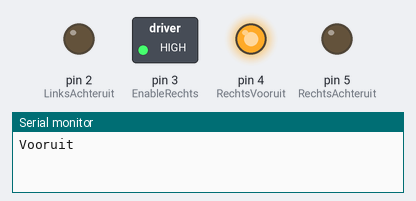
This sketch was run on a simulated Arduino Uno, built with avr-gcc and run on an emulated ATmega328P. Shown: switched loads named in the sketch (green lamp = pin HIGH), output pins drawn as LEDs (lit = HIGH), the last lines printed to the serial monitor. Pins used as bus, display or sensor lines are not drawn.

Above: at 1.5 s.
At 4.5 s:
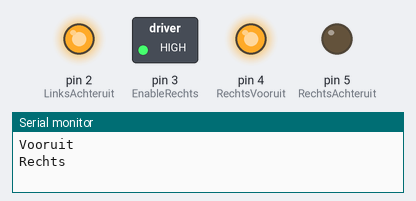
At 8.5 s:
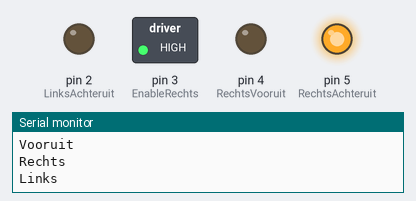
At 12.5 s:
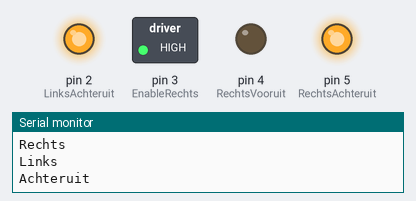
At 16.0 s:
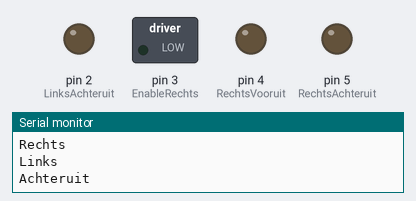
Timing chart, 0 to 23.4 s (numbered marks = the images above):
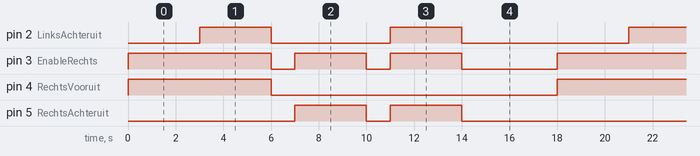

Measured:
- by itself, pin 2 (LinksAchteruit): repeats every 18.0 s: LOW 5.0 s, HIGH 3.0 s, LOW 7.0 s, HIGH 3.0 s
- by itself, pin 3 (EnableRechts): repeats every 18.0 s: 2 × (LOW 1.0 s, HIGH 3.0 s), LOW 4.0 s, HIGH 6.0 s
- by itself, pin 4 (RechtsVooruit): alternates HIGH for 6.0 s and LOW for 12.0 s
- by itself, pin 5 (RechtsAchteruit): repeats every 18.0 s: LOW 1.0 s, HIGH 3.0 s, LOW 11.0 s, HIGH 3.0 s

The sketch:

Drive.ino
```cpp
//Libraries Aanspreken
#include <VirtualWire.h>

//180 draaien = DraaiRechts(1500);

//INTS aanmaken
int LinksVooruit =1;
int LinksAchteruit = 2;
int RechtsVooruit = 4;
int RechtsAchteruit = 5;
int EnableRechts = 3;
int EnableLinks = 0;
int Work = false;

void setup() {
  // put your setup code here, to run once:
  //Zet alle pins als Output
  pinMode(LinksVooruit, OUTPUT);
  pinMode(LinksAchteruit, OUTPUT);
  pinMode(RechtsVooruit, OUTPUT);
  pinMode(RechtsAchteruit, OUTPUT);
  pinMode(EnableLinks, OUTPUT);
  pinMode(EnableRechts, OUTPUT);
  //zorg ervoor dat seriële communicatie enabled is voor de input.
  Serial.begin(9600);
}

void loop() {
  // put your main code here, to run repeatedly:
   //FIRST TEST
  Vooruit(3000);
  DraaiRechts(3000);
  DraaiLinks(3000);
  Achteruit(3000);
  Stop(3000);
}

void Drive(int LeftWheel, int RightWheel)
{
 switch(LeftWheel)
 {
  //links wiel vooruit
  case 1:
    digitalWrite(EnableLinks, HIGH);
    digitalWrite(LinksVooruit, HIGH);
    digitalWrite(LinksAchteruit, LOW);
    break;
    //links wiel remt
  case 0:
    digitalWrite(EnableLinks, LOW);
    digitalWrite(LinksVooruit, LOW);
    digitalWrite(LinksAchteruit, LOW);
   break;
   //links wiel achteruit
   case -1:
    digitalWrite(EnableLinks, HIGH);
    digitalWrite(LinksVooruit, LOW);
    digitalWrite(LinksAchteruit, HIGH);
    break;
   /*default:
    digitalWrite(EnableLinks, LOW);
    digitalWrite(LinksVooruit, LOW);
    digitalWrite(LinksAchteruit, LOW);
    break;*/
 }
 switch(RightWheel)
 {
    //Rechts wiel vooruit
    case 1:
    digitalWrite(EnableRechts, HIGH);
    digitalWrite(RechtsVooruit, HIGH);
    digitalWrite(RechtsAchteruit, LOW);
    break;
    //Rechts wiel remt
  case 0:
    digitalWrite(EnableRechts, LOW);
    digitalWrite(RechtsVooruit, LOW);
    digitalWrite(RechtsAchteruit, LOW);
   break;
   //Rechts wiel gaat achteruit
   case -1:
    digitalWrite(EnableRechts, HIGH);
    digitalWrite(RechtsVooruit, LOW);
    digitalWrite(RechtsAchteruit, HIGH);
    break;
  /* default:
    digitalWrite(EnableRechts, LOW);
    digitalWrite(RechtsVooruit, LOW);
    digitalWrite(RechtsAchteruit, LOW);
    break;*/
 }
}

/*void CheckSchakelaar()
{
}*/

void Vooruit(int delayVal)
{
   Serial.println("Vooruit");
  Drive(1,1);
  delay(delayVal);
  Stop(0);
}

void DraaiRechts(int delayVal)
{
    Serial.println("Rechts");
  Drive(-1, 1);
  delay(delayVal);
  Stop(1000);
}

void DraaiLinks(int delayVal)
{
    Serial.println("Links");
  Drive(1, -1);
  delay(delayVal);
  Stop(1000);
}

void Achteruit(int delayVal)
{
    Serial.println("Achteruit");
  Drive(-1, -1);
  delay(delayVal);
  Stop(1000);
}

void Stop(int delayVal)
{
  Drive(0,0);
  delay(delayVal);
}
```
